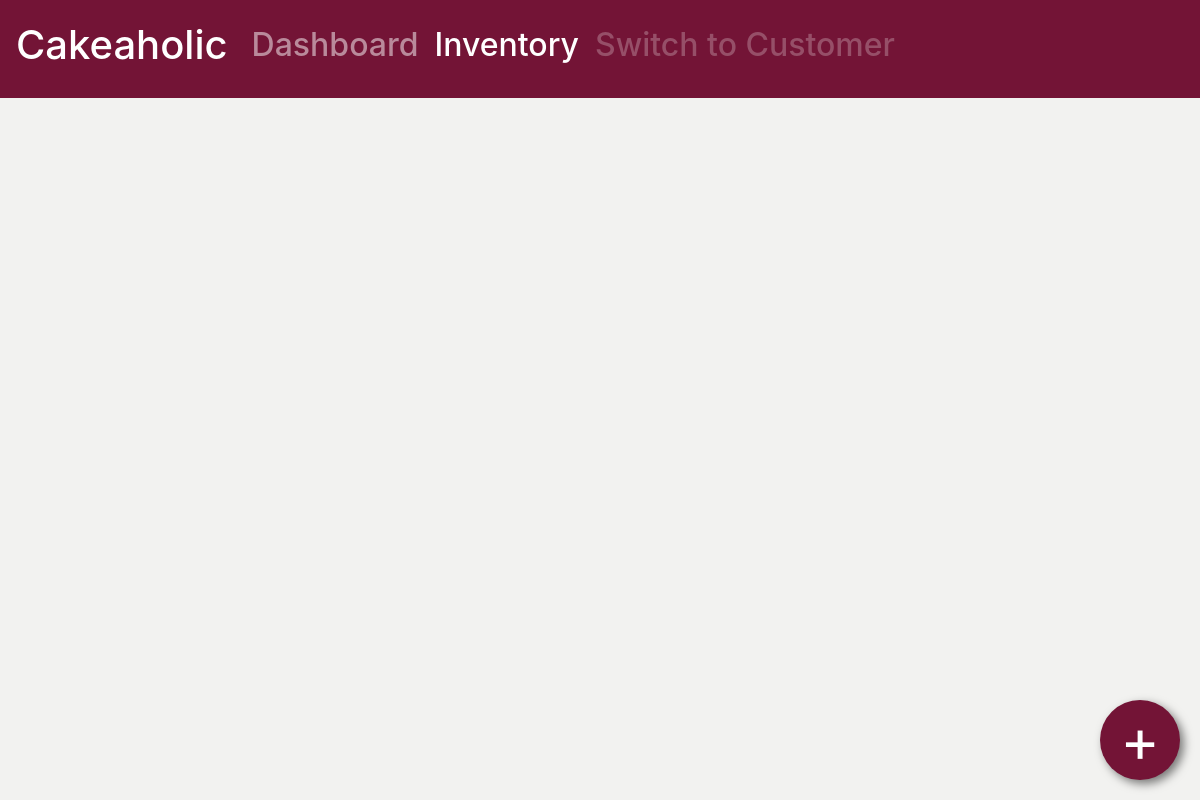
The app's page /inventory/, older data.
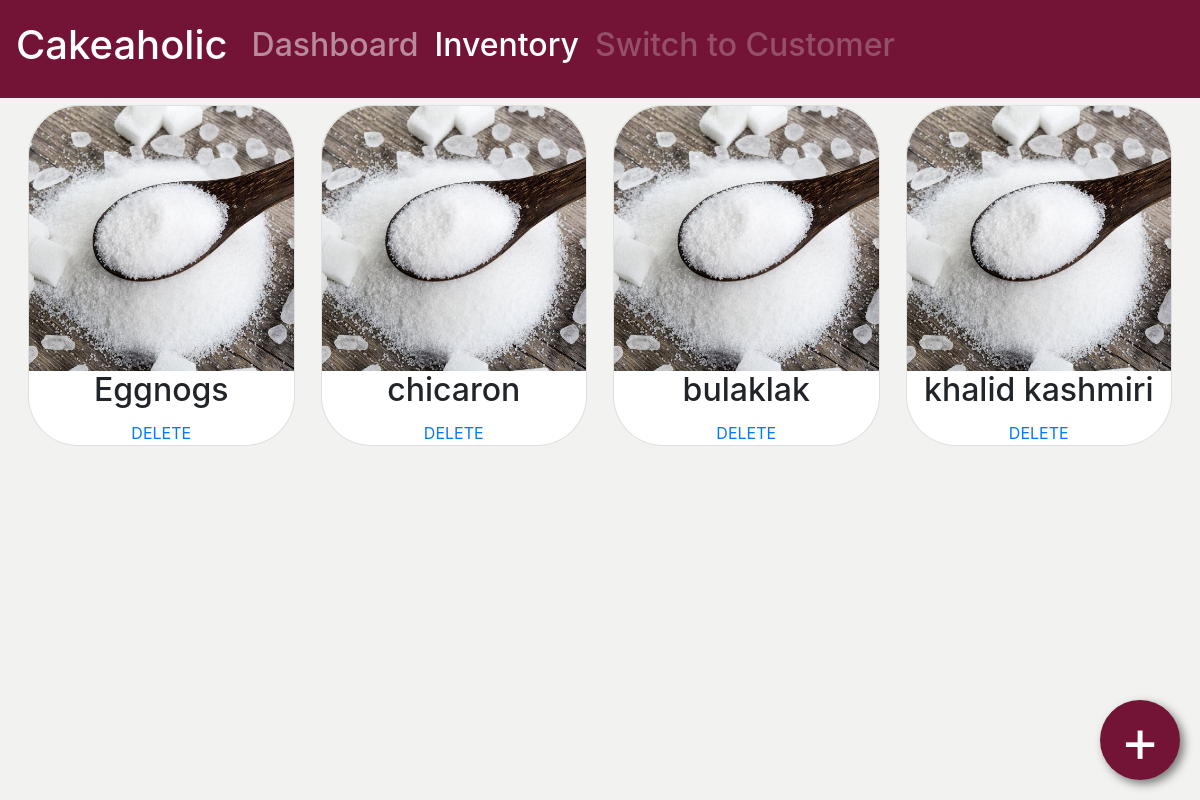
The same page, newer data.
### inventory/models.py (models this page shows, shortened)
class inventoryItem(models.Model):
	name = models.CharField(max_length = 100, null=True)
	description = models.CharField(max_length = 200, null=True)
	quantity = models.FloatField(null=True)

### inventory/views.py (the view)
# urls.py: path('', include('inventory.urls')),
def inventory(request):
	item = inventoryItem.objects.all()
	return render(request, 'inventory/inventory.html', {'item': item})

### inventory/templates/inventory/inventory.html (shortened to what this page needs)
{% extends 'inventory/main.html' %}
{% load static %}
{% block content %}
<body>
	<a href="{% url 'create_item'%}" class="floating-btn">+</a>
	<div class="container-fluid">
		<div class="col-sm-12">
			<div class="row">
				{% for i in item%}
				<div class="btn col-sm-6 col-lg-3" id="my-div">
					<div class="card inventory-card">
						<a href="{%url 'update_item' i.id%}" class="fill-div">
						<img class="card-img-top" id="sugar" class="" src="{% static 'inventory/images/sugar.jpg' %}", style="max-height: 500px; max-width: 500px;" />
						</a>
						<div class="card-block">
							<h2 id="name_header" class="card-title", style="text-align: center;">
								{{i.name}}
							</h2>
						</div>
						<a href="{%url 'delete_item' i.id%}">DELETE</a>
					</div>
				</div>
				{% endfor %}
			</div>
		</div>
	</div>
</body>
{% endblock content%}

### inventory/templates/inventory/main.html (shortened to what this page needs)
<!DOCTYPE html>
<html>
<head>
	<link rel="stylesheet" href="https://cdn.jsdelivr.net/npm/bootstrap@4.0.0/dist/css/bootstrap.min.css">
</head>
<body>
	{% include 'inventory/navbar.html' %}
	{% block content %}
	{% endblock content%}
</body>
</html>

### inventory/templates/inventory/navbar.html (shortened to what this page needs)
{% with url_name=request.resolver_match.url_name %}
<nav class="navbar navbar-expand-lg navbar-dark py-3" style="background-color: #731436;">
  <a class="navbar-brand" href="#"><h1>Cakeaholic</h1></a>
  <div class="collapse navbar-collapse" id="navbarSupportedContent">
    <ul class="navbar-nav mr-auto">
      <li class="nav-item {% if url_name == 'dashboard' %}active{% endif %}">
        <a class="nav-link" href="{% url 'dashboard' %}">
          <h2>Dashboard</h2>
        </a>
      </li>
      <li class="nav-item {% if url_name == 'inventory' %}active{% endif %}">
        <a class="nav-link" href="{% url 'inventory' %}">
          <h2>Inventory</h2>
        </a>
      </li>
      <li class="nav-item {% if url_name == 'customer' %}active{% endif %}">
        <a class="nav-link disabled" href="{% url 'customer' %}">
          <h2>Switch to Customer</h2>
        </a>
      </li>
    </ul>
  </div>
</nav>
{% endwith %}

### inventory/templates/inventory/main.html (style rules this page uses)
body { background-color: #F2F2F0; }
.card-img-top { border-top-left-radius: 50px; border-top-right-radius: 50px; }
.inventory-card { border-radius: 50px; }
a.disabled { pointer-events: none; }

### inventory/templates/inventory/inventory.html (style rules this page uses)
.floating-btn { width: 80px; height: 80px; background: #731436; display: flex; align-items: center; justify-content: center; text-decoration: none; border-radius: 50%; color: white; font-size: 60px; box-shadow: 4px 4px 10px rgba(0, 0, 0, 0.5); position: fixed; right: 20px; bottom: 20px; z-index: 5; transition: background 0.25s; outline: blue; border: none; cursor: pointer; }
a.fill-div { display: block; height: 100%; width: 100%; text-decoration: none; }

Row changes from the older to the newer data that the page shows:
added inventoryItem: name "Eggnogs"
added inventoryItem: name "chicaron"
added inventoryItem: name "bulaklak"
added inventoryItem: name "khalid kashmiri"
